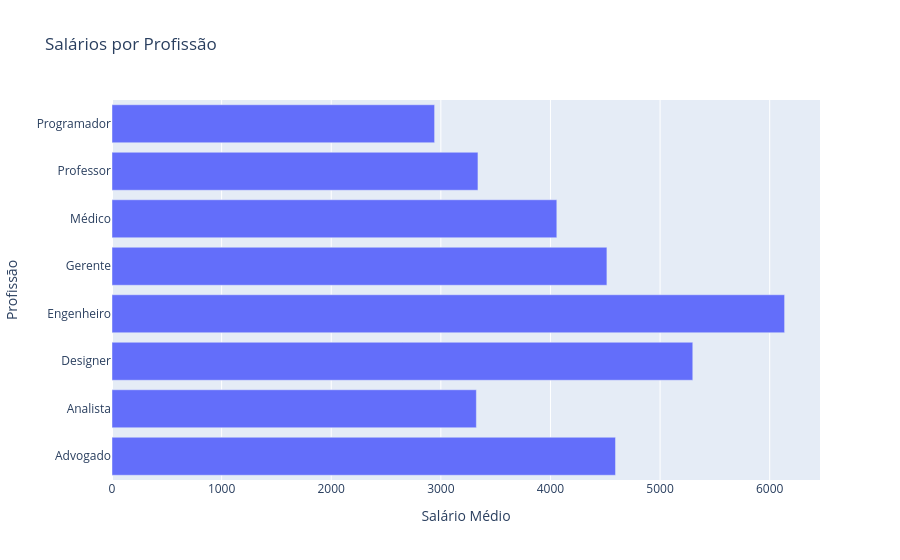

This figure's notebook cell:
### Markdown cell above
Começamos plotando um gráfico de barras horizontais com a média dos salários por profissão:

### Code cell
# Agrupando os dados do DataFrame por profissão e calculando a média do salário para cada profissão
salario_por_profissao = df.groupby('Profissão')['Salário'].mean().reset_index()

# Criando o gráfico de barras horizontais, muito semelhante a biblioteca matplot
fig = px.bar(salario_por_profissao, x='Salário', y='Profissão', orientation='h',
             title='Salários por Profissão',
             labels={'Salário': 'Salário Médio', 'Profissão': 'Profissão'})

# Exibindo o gráfico
fig.show()

### Figure 1 — Plotly figure (JSON) as saved in the notebook; plotly's stock layout.template omitted (floating-point values rounded to 4 significant figures)
{"data": [{"hovertemplate": "Salário Médio=%{x}<br>Profissão=%{y}<extra></extra>", "legendgroup": "", "marker": {"color": "#636efa", "pattern": {"shape": ""}}, "name": "", "orientation": "h", "showlegend": false, "textposition": "auto", "x": [4594.0, 3324.0, 5298.0, 6136.0, 4515.0, 4058.0, 3338.0, 2943.0], "xaxis": "x", "y": ["Advogado", "Analista", "Designer", "Engenheiro", "Gerente", "Médico", "Professor", "Programador"], "yaxis": "y", "type": "bar"}], "layout": {"xaxis": {"anchor": "y", "domain": [0.0, 1.0], "title": {"text": "Salário Médio"}}, "yaxis": {"anchor": "x", "domain": [0.0, 1.0], "title": {"text": "Profissão"}}, "legend": {"tracegroupgap": 0}, "title": {"text": "Salários por Profissão"}, "barmode": "relative"}}
